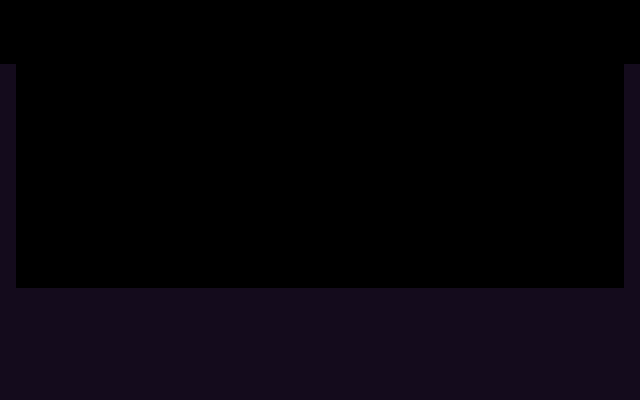

This game map was drawn from its Tiled (.tmx) file and the tilesets committed beside it. A one-line description and the trimmed map source follow:
An orthogonal 40x25 tile map with 16x16 px tiles, 2 tile layers (background, foreground) and 3 objects.

<map version="1.0" orientation="orthogonal" width="40" height="25" tilewidth="16" tileheight="16">
 <tileset firstgid="1" name="tiles_placeholder" tilewidth="16" tileheight="16">
  <image source="tiles_placeholder.png" width="64" height="32" />
 </tileset>
 <objectgroup name="solids" width="40" height="25">
  <object x="0" y="288" width="640" height="16" />
  <object x="624" y="64" width="16" height="224" />
  <object x="0" y="64" width="16" height="224" />
 </objectgroup>
 <objectgroup name="things" width="40" height="25" />
 <objectgroup name="events" width="40" height="25" />
 <layer name="background" width="40" height="25">
  <data>[1000 cells, 0 non-empty, 0 distinct tile ids]</data>
 </layer>
 <layer name="foreground" width="40" height="25">
  <data>[1000 cells, 308 non-empty, 1 distinct tile ids]</data>
 </layer>
</map>
